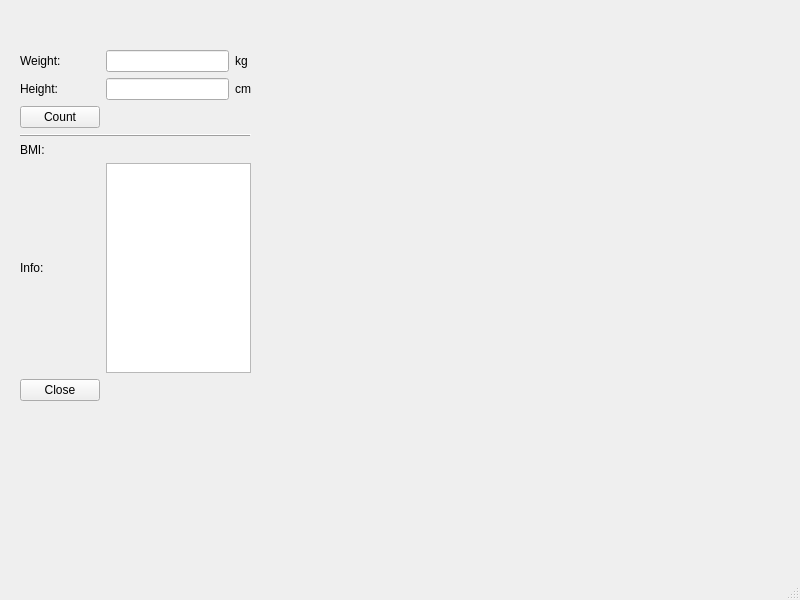
<?xml version="1.0" encoding="UTF-8"?>
<ui version="4.0">
 <class>MainWindow</class>
 <widget class="QMainWindow" name="MainWindow">
  <property name="geometry">
   <rect>
    <x>0</x>
    <y>0</y>
    <width>800</width>
    <height>600</height>
   </rect>
  </property>
  <property name="windowTitle">
   <string>MainWindow</string>
  </property>
  <widget class="QWidget" name="centralwidget">
   <widget class="QWidget" name="">
    <property name="geometry">
     <rect>
      <x>20</x>
      <y>50</y>
      <width>231</width>
      <height>351</height>
     </rect>
    </property>
    <layout class="QGridLayout" name="gridLayout">
     <item row="2" column="0">
      <widget class="QPushButton" name="countButton">
       <property name="text">
        <string>Count</string>
       </property>
      </widget>
     </item>
     <item row="1" column="1">
      <widget class="QLineEdit" name="heightLineEdit"/>
     </item>
     <item row="1" column="2">
      <widget class="QLabel" name="label_4">
       <property name="text">
        <string>cm</string>
       </property>
      </widget>
     </item>
     <item row="5" column="0">
      <widget class="QLabel" name="label_6">
       <property name="text">
        <string>Info:</string>
       </property>
      </widget>
     </item>
     <item row="4" column="1">
      <widget class="QLabel" name="resultLabel">
       <property name="text">
        <string/>
       </property>
      </widget>
     </item>
     <item row="1" column="0">
      <widget class="QLabel" name="label_2">
       <property name="text">
        <string>Height:</string>
       </property>
      </widget>
     </item>
     <item row="4" column="0">
      <widget class="QLabel" name="label_5">
       <property name="text">
        <string>BMI:</string>
       </property>
      </widget>
     </item>
     <item row="5" column="1" colspan="2">
      <widget class="QTextBrowser" name="infoTextBrowser"/>
     </item>
     <item row="6" column="0">
      <widget class="QPushButton" name="closeButton">
       <property name="text">
        <string>Close</string>
       </property>
      </widget>
     </item>
     <item row="3" column="0" colspan="3">
      <widget class="QFrame" name="frame">
       <property name="frameShape">
        <enum>QFrame::HLine</enum>
       </property>
       <property name="frameShadow">
        <enum>QFrame::Raised</enum>
       </property>
      </widget>
     </item>
     <item row="0" column="2">
      <widget class="QLabel" name="label_3">
       <property name="text">
        <string>kg</string>
       </property>
      </widget>
     </item>
     <item row="0" column="0">
      <widget class="QLabel" name="label">
       <property name="text">
        <string>Weight:</string>
       </property>
      </widget>
     </item>
     <item row="0" column="1">
      <widget class="QLineEdit" name="weightLineEdit"/>
     </item>
    </layout>
   </widget>
  </widget>
  <widget class="QMenuBar" name="menubar">
   <property name="geometry">
    <rect>
     <x>0</x>
     <y>0</y>
     <width>800</width>
     <height>24</height>
    </rect>
   </property>
  </widget>
  <widget class="QStatusBar" name="statusbar"/>
 </widget>
 <resources/>
 <connections/>
</ui>
